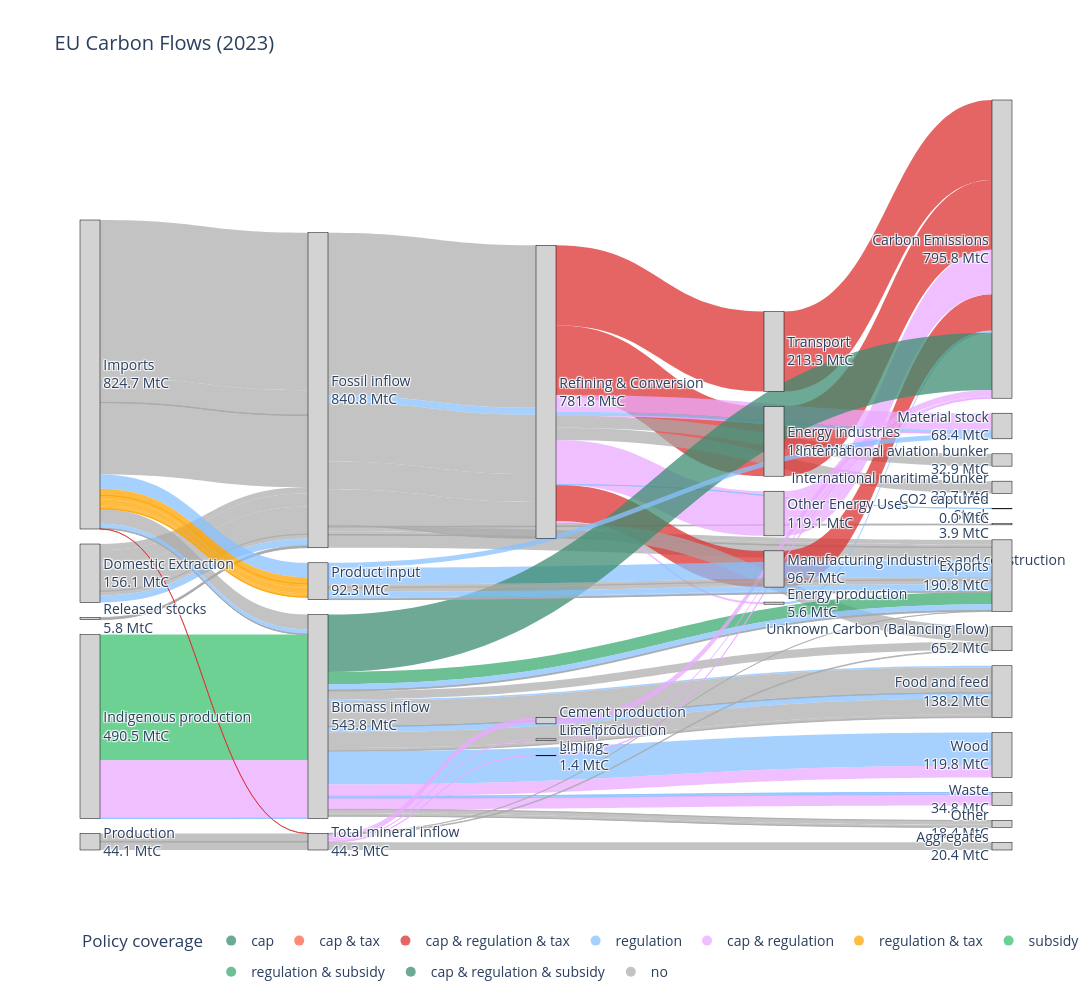

The notebook cell this image was saved under:
### Code cell
# Load the CSV
df_combined = pd.read_csv("/Users/charlottewestenberg/Thesis/00data/from_excel/total sankey - policy cov.csv")

# create unique node list
all_nodes = pd.concat([df_combined["Source"], df_combined["Target"]]).unique()
node_dict = {node: i for i, node in enumerate(all_nodes)}

# map to numeric IDs
df_combined["source_id"] = df_combined["Source"].map(node_dict)
df_combined["target_id"] = df_combined["Target"].map(node_dict)

policy_type = {
    "cap":                      "rgba(60, 141, 113, 0.75)",
    "cap & tax":                "rgba(255, 99, 71, 0.75)",
    "cap & regulation & tax":   "rgba(220, 50, 50, 0.75)",
    "regulation":               "rgba(136, 194, 255, 0.75)",
    "cap & regulation":         "rgba(235, 170, 255, 0.75)",  
    "regulation & tax":         "rgba(255, 165, 0, 0.75)",
    "subsidy":                  "rgba(60, 194, 113, 0.75)",
    "regulation & subsidy":     "rgba(60, 170, 113, 0.75)",   
    "cap & regulation & subsidy": "rgba(60, 141, 113, 0.75)",
    "no":                       "rgba(170, 170, 170, 0.7)",
}

df_combined["color"] = df_combined["policy_type"].map(policy_type).fillna("rgba(170, 170, 170, 0.7)")

#calculate outflows per source and target nodes
source_totals = df_combined.groupby("Source")["Value_tC"].sum()
node_inflow = df_combined.groupby("Target")["Value_tC"].sum()

labels_with_values = []
for node in all_nodes:
    inflow = node_inflow.get(node, 0)
    outflow = source_totals.get(node, 0)
    # choose what to display
    value = inflow if inflow > 0 else outflow
    if value > 0:
        labels_with_values.append(f"{node}<br>{value/1e6:.1f} MtC")
    else:
        labels_with_values.append(node)

fig = go.Figure(data=[go.Sankey(
    
    node=dict(
        pad=15,
        thickness=20,
        line=dict(color="black", width=0.5),
        label=labels_with_values,
        color="lightgrey"
    ),

    link=dict(
        source=df_combined["source_id"],
        target=df_combined["target_id"],
        value=df_combined["Value_tC"],
        color=df_combined["color"]
    )
)])

for policy, color in policy_type.items():
    fig.add_trace(go.Scatter(
        x=[None],
        y=[None],
        mode='markers',
        marker=dict(size=10, color=color),
        legendgroup=policy,
        showlegend=True,
        name=policy
    ))

fig.update_layout(
    title_text="EU Carbon Flows (2023)",
    font_size=14,
    width=1600,
    height=1000,
    showlegend=True,
    legend=dict(
        title="Policy coverage",
        orientation="h",
        y=-0.1
    ),
    xaxis=dict(visible=False),
    yaxis=dict(visible=False),
    plot_bgcolor="white",
    paper_bgcolor="white"
)

fig.show()

### Figure 1 — Plotly figure (JSON) as saved in the notebook; plotly's stock layout.template omitted (floating-point values rounded to 4 significant figures)
{"data": [{"link": {"color": ["rgba(170, 170, 170, 0.7)", "rgba(170, 170, 170, 0.7)", "rgba(170, 170, 170, 0.7)", "rgba(170, 170, 170, 0.7)", "rgba(170, 170, 170, 0.7)", "rgba(170, 170, 170, 0.7)", "rgba(170, 170, 170, 0.7)", "rgba(170, 170, 170, 0.7)", "rgba(170, 170, 170, 0.7)", "rgba(170, 170, 170, 0.7)", "rgba(136, 194, 255, 0.75)", "rgba(170, 170, 170, 0.7)", "rgba(170, 170, 170, 0.7)", "rgba(170, 170, 170, 0.7)", "rgba(170, 170, 170, 0.7)", "rgba(170, 170, 170, 0.7)", "rgba(170, 170, 170, 0.7)", "rgba(170, 170, 170, 0.7)", "rgba(170, 170, 170, 0.7)", "rgba(170, 170, 170, 0.7)", "rgba(170, 170, 170, 0.7)", "rgba(170, 170, 170, 0.7)", "rgba(170, 170, 170, 0.7)", "rgba(136, 194, 255, 0.75)", "rgba(170, 170, 170, 0.7)", "rgba(170, 170, 170, 0.7)", "rgba(170, 170, 170, 0.7)", "rgba(170, 170, 170, 0.7)", "rgba(235, 170, 255, 0.75)", "rgba(220, 50, 50, 0.75)", "rgba(220, 50, 50, 0.75)", "rgba(220, 50, 50, 0.75)", "rgba(235, 170, 255, 0.75)", "rgba(170, 170, 170, 0.7)", "rgba(170, 170, 170, 0.7)", "rgba(136, 194, 255, 0.75)", "rgba(136, 194, 255, 0.75)", "rgba(220, 50, 50, 0.75)", "rgba(220, 50, 50, 0.75)", "rgba(220, 50, 50, 0.75)", "rgba(235, 170, 255, 0.75)", "rgba(235, 170, 255, 0.75)", "rgba(136, 194, 255, 0.75)", "rgba(235, 170, 255, 0.75)", "rgba(170, 170, 170, 0.7)", "rgba(60, 194, 113, 0.75)", "rgba(235, 170, 255, 0.75)", "rgba(136, 194, 255, 0.75)", "rgba(170, 170, 170, 0.7)", "rgba(136, 194, 255, 0.75)", "rgba(170, 170, 170, 0.7)", "rgba(170, 170, 170, 0.7)", "rgba(136, 194, 255, 0.75)", "rgba(60, 170, 113, 0.75)", "rgba(136, 194, 255, 0.75)", "rgba(170, 170, 170, 0.7)", "rgba(170, 170, 170, 0.7)", "rgba(136, 194, 255, 0.75)", "rgba(136, 194, 255, 0.75)", "rgba(170, 170, 170, 0.7)", "rgba(170, 170, 170, 0.7)", "rgba(170, 170, 170, 0.7)", "rgba(136, 194, 255, 0.75)", "rgba(170, 170, 170, 0.7)", "rgba(170, 170, 170, 0.7)", "rgba(170, 170, 170, 0.7)", "rgba(136, 194, 255, 0.75)", "rgba(136, 194, 255, 0.75)", "rgba(136, 194, 255, 0.75)", "rgba(170, 170, 170, 0.7)", "rgba(170, 170, 170, 0.7)", "rgba(170, 170, 170, 0.7)", "rgba(170, 170, 170, 0.7)", "rgba(60, 141, 113, 0.75)", "rgba(136, 194, 255, 0.75)", "rgba(235, 170, 255, 0.75)", "rgba(235, 170, 255, 0.75)", "rgba(170, 170, 170, 0.7)", "rgba(170, 170, 170, 0.7)", "rgba(170, 170, 170, 0.7)", "rgba(170, 170, 170, 0.7)", "rgba(170, 170, 170, 0.7)", "rgba(220, 50, 50, 0.75)", "rgba(235, 170, 255, 0.75)", "rgba(235, 170, 255, 0.75)", "rgba(235, 170, 255, 0.75)", "rgba(170, 170, 170, 0.7)", "rgba(170, 170, 170, 0.7)", "rgba(235, 170, 255, 0.75)", "rgba(235, 170, 255, 0.75)", "rgba(235, 170, 255, 0.75)", "rgba(170, 170, 170, 0.7)", "rgba(255, 165, 0, 0.75)", "rgba(255, 165, 0, 0.75)", "rgba(255, 165, 0, 0.75)", "rgba(255, 165, 0, 0.75)", "rgba(255, 165, 0, 0.75)", "rgba(255, 165, 0, 0.75)", "rgba(255, 165, 0, 0.75)", "rgba(170, 170, 170, 0.7)", "rgba(170, 170, 170, 0.7)", "rgba(170, 170, 170, 0.7)", "rgba(136, 194, 255, 0.75)", "rgba(136, 194, 255, 0.75)", "rgba(170, 170, 170, 0.7)", "rgba(170, 170, 170, 0.7)", "rgba(136, 194, 255, 0.75)"], "source": [0, 0, 0, 0, 0, 1, 1, 1, 1, 1, 1, 2, 2, 2, 2, 2, 3, 3, 3, 3, 2, 2, 2, 2, 2, 2, 2, 2, 4, 4, 4, 4, 4, 4, 4, 4, 5, 6, 7, 8, 9, 4, 4, 4, 4, 10, 10, 10, 0, 0, 0, 0, 0, 11, 11, 11, 11, 12, 11, 11, 11, 11, 11, 11, 11, 11, 11, 11, 11, 11, 11, 11, 11, 11, 11, 11, 11, 11, 13, 13, 13, 13, 0, 14, 14, 14, 14, 14, 15, 16, 17, 14, 0, 0, 0, 0, 0, 0, 0, 12, 12, 12, 12, 12, 12, 12, 12], "target": [2, 2, 2, 2, 2, 2, 2, 2, 2, 2, 2, 18, 18, 18, 18, 18, 2, 2, 2, 2, 19, 19, 4, 4, 4, 4, 4, 4, 5, 6, 7, 8, 9, 20, 21, 22, 23, 23, 23, 23, 23, 24, 24, 24, 25, 11, 11, 11, 11, 11, 11, 11, 12, 18, 18, 18, 18, 18, 26, 26, 26, 26, 26, 26, 26, 26, 27, 27, 27, 28, 28, 28, 28, 23, 29, 29, 27, 25, 14, 14, 14, 14, 14, 15, 16, 17, 30, 18, 23, 23, 23, 25, 12, 12, 12, 12, 12, 12, 12, 18, 18, 18, 18, 18, 18, 18, 24], "value": [420500000.0, 66170000.0, 516500.0, 22480.0, 191600000.0, 16120000.0, 35600000.0, 73770000.0, 538800.0, 11340000.0, 18750000.0, 12190000.0, 7369000.0, 892100.0, 8079.0, 34310000.0, 2506000.0, 830400.0, 1157000.0, 1262000.0, 3420000.0, 442300.0, 433500000.0, 18750000.0, 158300000.0, 74230000.0, 96910000.0, 110900.0, 5595000.0, 213300000.0, 96750000.0, 186200000.0, 119100000.0, 32930000.0, 32660000.0, 14000.0, 5595000.0, 213300000.0, 96750000.0, 186200000.0, 119100000.0, 44460000.0, 9365000.0, 911500.0, 40820000.0, 335200000.0, 154800000.0, 575000.0, 39370000.0, 12500000.0, 707400.0, 680800.0, 38400000.0, 32500000.0, 16310000.0, 227900.0, 1997000.0, 44430000.0, 3693000.0, 68410000.0, 369600.0, 191400.0, 15000000.0, 42010000.0, 7208000.0, 1328000.0, 129500.0, 5258000.0, 19930.0, 510000.0, 10930000.0, 6991000.0, 2860.0, 153100000.0, 88420000.0, 31370000.0, 29350000.0, 22470000.0, 21080000.0, 731900.0, 1943000.0, 20360000.0, 224800.0, 16520000.0, 3854000.0, 1404000.0, 20360000.0, 272000.0, 16520000.0, 3854000.0, 1404000.0, 1927000.0, 17580000.0, 184700.0, 10200000.0, 15050000.0, 4831000.0, 4797000.0, 1245000.0, 7479000.0, 546100.0, 11470000.0, 14640000.0, 3931000.0, 1843000.0, 370600.0, 13620000.0]}, "node": {"color": "lightgrey", "label": ["Imports<br>824.7 MtC", "Domestic Extraction<br>156.1 MtC", "Fossil inflow<br>840.8 MtC", "Released stocks<br>5.8 MtC", "Refining & Conversion<br>781.8 MtC", "Energy production<br>5.6 MtC", "Transport<br>213.3 MtC", "Manufacturing industries and construction<br>96.7 MtC", "Energy industries<br>186.2 MtC", "Other Energy Uses<br>119.1 MtC", "Indigenous production<br>490.5 MtC", "Biomass inflow<br>543.8 MtC", "Product input<br>92.3 MtC", "Production<br>44.1 MtC", "Total mineral inflow<br>44.3 MtC", "Cement production<br>16.5 MtC", "Lime production<br>3.9 MtC", "Liming<br>1.4 MtC", "Exports<br>190.8 MtC", "Stock<br>3.9 MtC", "International aviation bunker<br>32.9 MtC", "International maritime bunker<br>32.7 MtC", "CO2 captured<br>0.0 MtC", "Carbon Emissions<br>795.8 MtC", "Material stock<br>68.4 MtC", "Unknown Carbon (Balancing Flow)<br>65.2 MtC", "Food and feed<br>138.2 MtC", "Waste<br>34.8 MtC", "Other<br>18.4 MtC", "Wood<br>119.8 MtC", "Aggregates<br>20.4 MtC"], "line": {"color": "black", "width": 0.5}, "pad": 15, "thickness": 20}, "type": "sankey"}, {"legendgroup": "cap", "marker": {"color": "rgba(60, 141, 113, 0.75)", "size": 10}, "mode": "markers", "name": "cap", "showlegend": true, "type": "scatter", "x": [null], "y": [null]}, {"legendgroup": "cap & tax", "marker": {"color": "rgba(255, 99, 71, 0.75)", "size": 10}, "mode": "markers", "name": "cap & tax", "showlegend": true, "type": "scatter", "x": [null], "y": [null]}, {"legendgroup": "cap & regulation & tax", "marker": {"color": "rgba(220, 50, 50, 0.75)", "size": 10}, "mode": "markers", "name": "cap & regulation & tax", "showlegend": true, "type": "scatter", "x": [null], "y": [null]}, {"legendgroup": "regulation", "marker": {"color": "rgba(136, 194, 255, 0.75)", "size": 10}, "mode": "markers", "name": "regulation", "showlegend": true, "type": "scatter", "x": [null], "y": [null]}, {"legendgroup": "cap & regulation", "marker": {"color": "rgba(235, 170, 255, 0.75)", "size": 10}, "mode": "markers", "name": "cap & regulation", "showlegend": true, "type": "scatter", "x": [null], "y": [null]}, {"legendgroup": "regulation & tax", "marker": {"color": "rgba(255, 165, 0, 0.75)", "size": 10}, "mode": "markers", "name": "regulation & tax", "showlegend": true, "type": "scatter", "x": [null], "y": [null]}, {"legendgroup": "subsidy", "marker": {"color": "rgba(60, 194, 113, 0.75)", "size": 10}, "mode": "markers", "name": "subsidy", "showlegend": true, "type": "scatter", "x": [null], "y": [null]}, {"legendgroup": "regulation & subsidy", "marker": {"color": "rgba(60, 170, 113, 0.75)", "size": 10}, "mode": "markers", "name": "regulation & subsidy", "showlegend": true, "type": "scatter", "x": [null], "y": [null]}, {"legendgroup": "cap & regulation & subsidy", "marker": {"color": "rgba(60, 141, 113, 0.75)", "size": 10}, "mode": "markers", "name": "cap & regulation & subsidy", "showlegend": true, "type": "scatter", "x": [null], "y": [null]}, {"legendgroup": "no", "marker": {"color": "rgba(170, 170, 170, 0.7)", "size": 10}, "mode": "markers", "name": "no", "showlegend": true, "type": "scatter", "x": [null], "y": [null]}], "layout": {"font": {"size": 14}, "height": 1000, "legend": {"orientation": "h", "title": {"text": "Policy coverage"}, "y": -0.1}, "paper_bgcolor": "white", "plot_bgcolor": "white", "showlegend": true, "title": {"text": "EU Carbon Flows (2023)"}, "width": 1600, "xaxis": {"visible": false}, "yaxis": {"visible": false}}}
